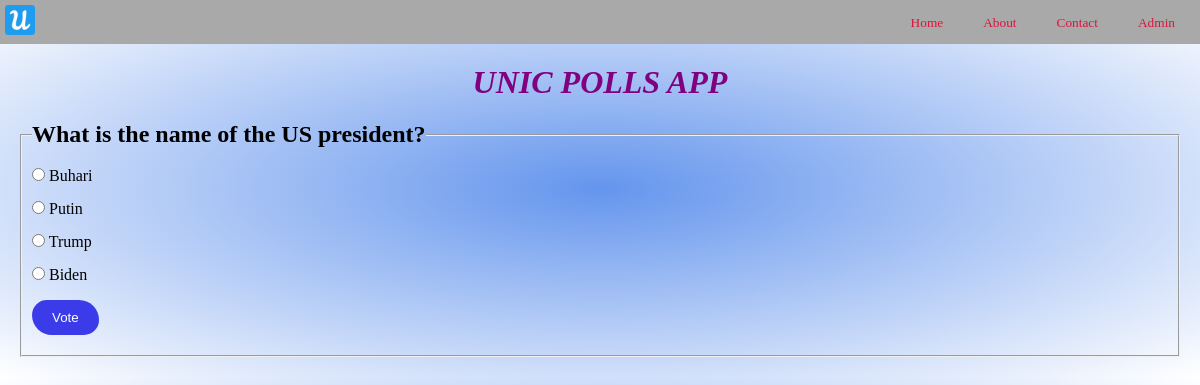
/1/, run on the app's committed database.
### core/models.py (models this page shows, shortened)
class Question(models.Model):
    question_text = models.CharField(max_length=200)
    pub_date = models.DateTimeField(auto_now_add=True)

class Choice(models.Model):
    question = models.ForeignKey(Question,on_delete=models.CASCADE)
    choice_text = models.CharField(max_length=200)
    votes = models.IntegerField(default=0)
    def __str__(self):
        return self.choice_text

### core/views.py (the view)
# urls.py: path('<int:pk>/',views.QuestionDetail.as_view(),name='detail'),
class QuestionDetail(generic.DetailView):
    model = Question
    template_name = 'question_detail.html'

### core/templates/question_detail.html (shortened to what this page needs)
{% extends 'base.html' %}
{% block content %}
<form action="{% url 'vote' question.id %}" method="post">
    <div>
        <fieldset>
            <legend>
                <h2>{{question.question_text}}?</h2>
            </legend>
            {% for choice in question.choice_set.all %}
            <div>
                <input type="radio" name="choice" id="{{choice.id}}" value="{{choice.id}}">
                <label for="{{choice.id}}">{{choice}}</label>
            </div>
            {% endfor %}
            <button type="submit">Vote</button>
        </fieldset>
    </div>
</form>
{% endblock content %}

### core/static/polls.css (style rules this page uses)
* { padding: 0; margin: 0; }
body { background: radial-gradient(cornflowerblue,white); }
form { padding: 20px; }
fieldset { padding: 10px; }
input { margin: 10px 0px; }
button { margin: 10px 0px; border: none; padding: 10px 20px; background-color: rgb(59, 59, 233); color: white; border-radius: 15px 20px; }

### data on the page
Question: question_text "What is the name of the US president"
Choice: choice_text "Buhari"
Choice: choice_text "Putin"
Choice: choice_text "Trump"
Choice: choice_text "Biden"
